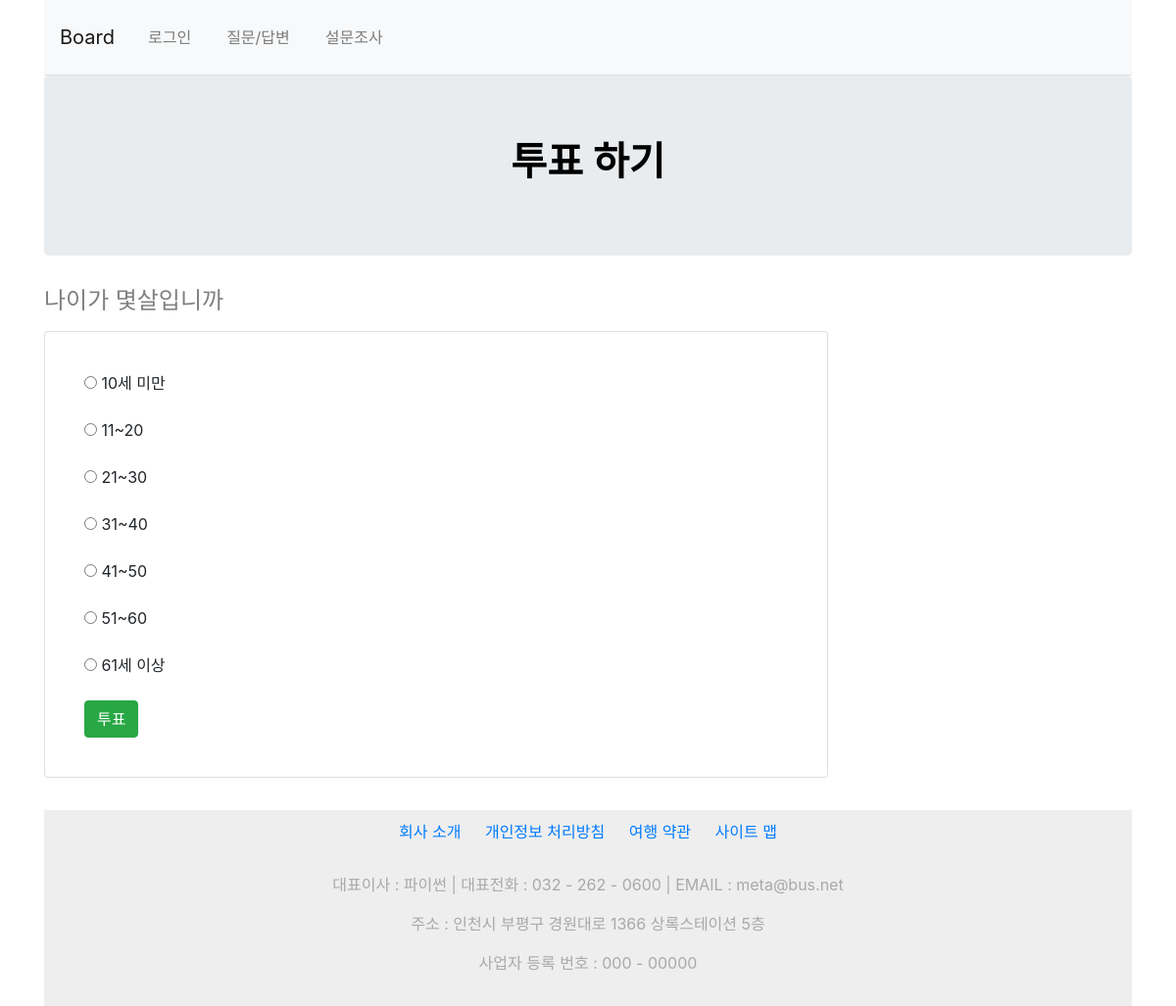
/poll/2/, run on the app's committed database.
### poll/models.py (models this page shows, shortened)
class Question(models.Model):
    question_text = models.CharField(max_length=100)
    pub_date = models.DateTimeField()

class Choice(models.Model):
    question = models.ForeignKey(Question, on_delete=models.CASCADE)
    choice_text = models.CharField(max_length=100)
    votes=models.IntegerField(default=0)

### poll/views.py (the view)
# urls.py: path('<int:pk>/', views.detail, name='detail'),
def detail(request, pk):
    question = Question.objects.get(id=pk)
    return render(request, 'poll/detail.html',{'question': question})

### templates/poll/detail.html (shortened to what this page needs)
{% extends 'base.html' %}
{% block content %}
<section>
    <div class="jumbotron">
        <div class="text-center">
            <h1>투표 하기</h1>
        </div>
    </div>
    <h4 style="margin 20px 280px;">{{question.question_text }}</h4>
        <div class="card my-3" style="width:50rem;">
            <form style="padding: 40px; text-align:left" action="{% url 'poll:vote' question.id %}" method="post"
                style="width=500px; margin:0 auto;">
                {% for choice in question.choice_set.all %}
                    <p style ="margin 20px 280px;">
                        <input type="radio" name="choice" id="choice" value="{{ choice.id }}">
                        <label for="choice">{{ choice.choice_text }}</label>
                    </p>
                {% endfor %}
            <button class ="btn btn-success" value="투표">투표</button>
            </form>
        </div>
</section>
{% endblock %}

### static/board/css/style.css (style rules this page uses)
section { height: 700px; }
h1 { color: black; font-weight: 600; font-size: 2.5em; }
h4 { color: gray; padding; 10px; }

### data on the page
Question: question_text "나이가 몇살입니까"
Choice: choice_text "10세 미만"
Choice: choice_text "11~20"
Choice: choice_text "21~30"
Choice: choice_text "31~40"
Choice: choice_text "41~50"
Choice: choice_text "51~60"
Choice: choice_text "61세 이상"
